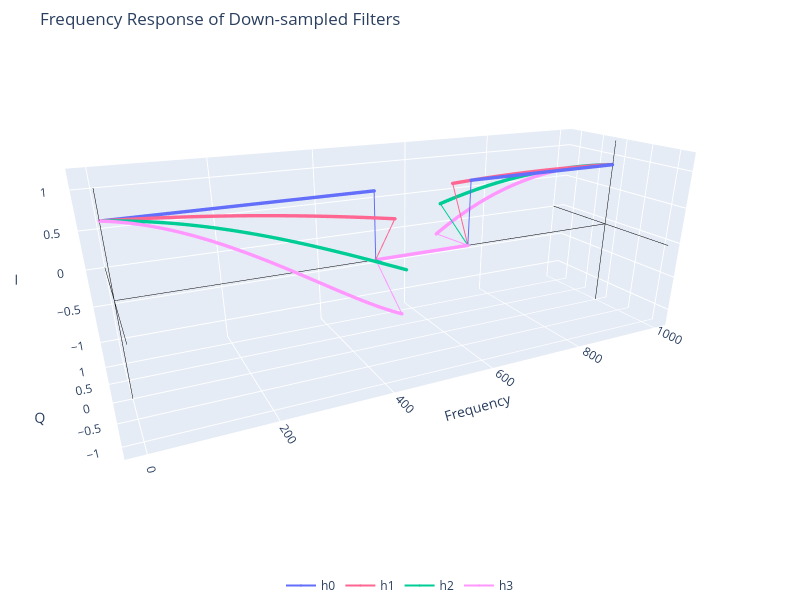

Notebook cell for this chart:
### Code cell
fig_filter_downsamp = plot_complex_sepectrum(filter_f_0, name='h0', add_axis=True, IQ_limit=1.25, plot_title="Frequency Response of Down-sampled Filters")
fig_filter_downsamp = plot_complex_sepectrum(filter_f_1, name='h1', add_axis=True, IQ_limit=1.25, plot_title="Frequency Response of Down-sampled Filters", fig = fig_filter_downsamp)
fig_filter_downsamp = plot_complex_sepectrum(filter_f_2, name='h2', add_axis=True, IQ_limit=1.25, plot_title="Frequency Response of Down-sampled Filters", fig = fig_filter_downsamp)
fig_filter_downsamp = plot_complex_sepectrum(filter_f_3, name='h3', add_axis=True, IQ_limit=1.25, plot_title="Frequency Response of Down-sampled Filters", fig = fig_filter_downsamp)

fig_filter_downsamp.update_layout(width=800, height=600,
                          scene=dict(
                            aspectmode="manual",           # allow manual control
                            aspectratio=dict(x=1.5, y=0.5, z=0.5),  # scale of each axis
                            camera=dict(eye=dict(x=-0.75, y=-1.5, z=0.55),
                                        up=dict(x=0, y=0, z=1),
                                        center=dict(x=0, y=0, z=-0.2),),  # adjust the camera so labels are visible,
                        ))
fig_filter_downsamp.show()

### Figure 1 — Plotly figure (JSON) as saved in the notebook; plotly's stock layout.template omitted (floating-point values rounded to 4 significant figures; data arrays with more than 128 entries replaced by an {"elided": "..."} marker saying what was removed)
{"data": [{"marker": {"size": 2}, "mode": "markers+lines", "name": "h0", "opacity": 1, "type": "scatter3d", "x": {"elided": "1000 int values"}, "y": {"elided": "1000 float values"}, "z": {"elided": "1000 float values"}}, {"line": {"color": "black", "width": 1}, "mode": "lines", "name": "X=0 axis", "showlegend": false, "type": "scatter3d", "x": [0, 1000], "y": [0, 0], "z": [0, 0]}, {"line": {"color": "black", "width": 1}, "mode": "lines", "name": "X=0 axis", "showlegend": false, "type": "scatter3d", "x": [0, 0], "y": [-1.25, 1.25], "z": [0, 0]}, {"line": {"color": "black", "width": 1}, "mode": "lines", "name": "X=0 axis", "showlegend": false, "type": "scatter3d", "x": [0, 0], "y": [0, 0], "z": [-1.25, 1.25]}, {"line": {"color": "black", "width": 1}, "mode": "lines", "name": "X=0 axis", "showlegend": false, "type": "scatter3d", "x": [1000, 1000], "y": [-1.25, 1.25], "z": [0, 0]}, {"line": {"color": "black", "width": 1}, "mode": "lines", "name": "X=0 axis", "showlegend": false, "type": "scatter3d", "x": [1000, 1000], "y": [0, 0], "z": [-1.25, 1.25]}, {"marker": {"size": 2}, "mode": "markers+lines", "name": "h1", "opacity": 1, "type": "scatter3d", "x": {"elided": "1000 int values"}, "y": {"elided": "1000 float values"}, "z": {"elided": "1000 float values"}}, {"line": {"color": "black", "width": 1}, "mode": "lines", "name": "X=0 axis", "showlegend": false, "type": "scatter3d", "x": [0, 1000], "y": [0, 0], "z": [0, 0]}, {"line": {"color": "black", "width": 1}, "mode": "lines", "name": "X=0 axis", "showlegend": false, "type": "scatter3d", "x": [0, 0], "y": [-1.25, 1.25], "z": [0, 0]}, {"line": {"color": "black", "width": 1}, "mode": "lines", "name": "X=0 axis", "showlegend": false, "type": "scatter3d", "x": [0, 0], "y": [0, 0], "z": [-1.25, 1.25]}, {"line": {"color": "black", "width": 1}, "mode": "lines", "name": "X=0 axis", "showlegend": false, "type": "scatter3d", "x": [1000, 1000], "y": [-1.25, 1.25], "z": [0, 0]}, {"line": {"color": "black", "width": 1}, "mode": "lines", "name": "X=0 axis", "showlegend": false, "type": "scatter3d", "x": [1000, 1000], "y": [0, 0], "z": [-1.25, 1.25]}, {"marker": {"size": 2}, "mode": "markers+lines", "name": "h2", "opacity": 1, "type": "scatter3d", "x": {"elided": "1000 int values"}, "y": {"elided": "1000 float values"}, "z": {"elided": "1000 float values"}}, {"line": {"color": "black", "width": 1}, "mode": "lines", "name": "X=0 axis", "showlegend": false, "type": "scatter3d", "x": [0, 1000], "y": [0, 0], "z": [0, 0]}, {"line": {"color": "black", "width": 1}, "mode": "lines", "name": "X=0 axis", "showlegend": false, "type": "scatter3d", "x": [0, 0], "y": [-1.25, 1.25], "z": [0, 0]}, {"line": {"color": "black", "width": 1}, "mode": "lines", "name": "X=0 axis", "showlegend": false, "type": "scatter3d", "x": [0, 0], "y": [0, 0], "z": [-1.25, 1.25]}, {"line": {"color": "black", "width": 1}, "mode": "lines", "name": "X=0 axis", "showlegend": false, "type": "scatter3d", "x": [1000, 1000], "y": [-1.25, 1.25], "z": [0, 0]}, {"line": {"color": "black", "width": 1}, "mode": "lines", "name": "X=0 axis", "showlegend": false, "type": "scatter3d", "x": [1000, 1000], "y": [0, 0], "z": [-1.25, 1.25]}, {"marker": {"size": 2}, "mode": "markers+lines", "name": "h3", "opacity": 1, "type": "scatter3d", "x": {"elided": "1000 int values"}, "y": {"elided": "1000 float values"}, "z": {"elided": "1000 float values"}}, {"line": {"color": "black", "width": 1}, "mode": "lines", "name": "X=0 axis", "showlegend": false, "type": "scatter3d", "x": [0, 1000], "y": [0, 0], "z": [0, 0]}, {"line": {"color": "black", "width": 1}, "mode": "lines", "name": "X=0 axis", "showlegend": false, "type": "scatter3d", "x": [0, 0], "y": [-1.25, 1.25], "z": [0, 0]}, {"line": {"color": "black", "width": 1}, "mode": "lines", "name": "X=0 axis", "showlegend": false, "type": "scatter3d", "x": [0, 0], "y": [0, 0], "z": [-1.25, 1.25]}, {"line": {"color": "black", "width": 1}, "mode": "lines", "name": "X=0 axis", "showlegend": false, "type": "scatter3d", "x": [1000, 1000], "y": [-1.25, 1.25], "z": [0, 0]}, {"line": {"color": "black", "width": 1}, "mode": "lines", "name": "X=0 axis", "showlegend": false, "type": "scatter3d", "x": [1000, 1000], "y": [0, 0], "z": [-1.25, 1.25]}], "layout": {"height": 600, "legend": {"orientation": "h", "x": 0.5, "xanchor": "center", "y": 0, "yanchor": "bottom"}, "margin": {"b": 0, "l": 0, "r": 0, "t": 50}, "scene": {"aspectmode": "manual", "aspectratio": {"x": 1.5, "y": 0.5, "z": 0.5}, "camera": {"center": {"x": 0, "y": 0, "z": -0.2}, "eye": {"x": -0.75, "y": -1.5, "z": 0.55}, "up": {"x": 0, "y": 0, "z": 1}}, "xaxis": {"title": {"text": "Frequency"}}, "yaxis": {"range": [-1.25, 1.25], "title": {"text": "Q"}}, "zaxis": {"range": [-1.25, 1.25], "title": {"text": "I"}}}, "title": {"text": "Frequency Response of Down-sampled Filters"}, "width": 800}}
